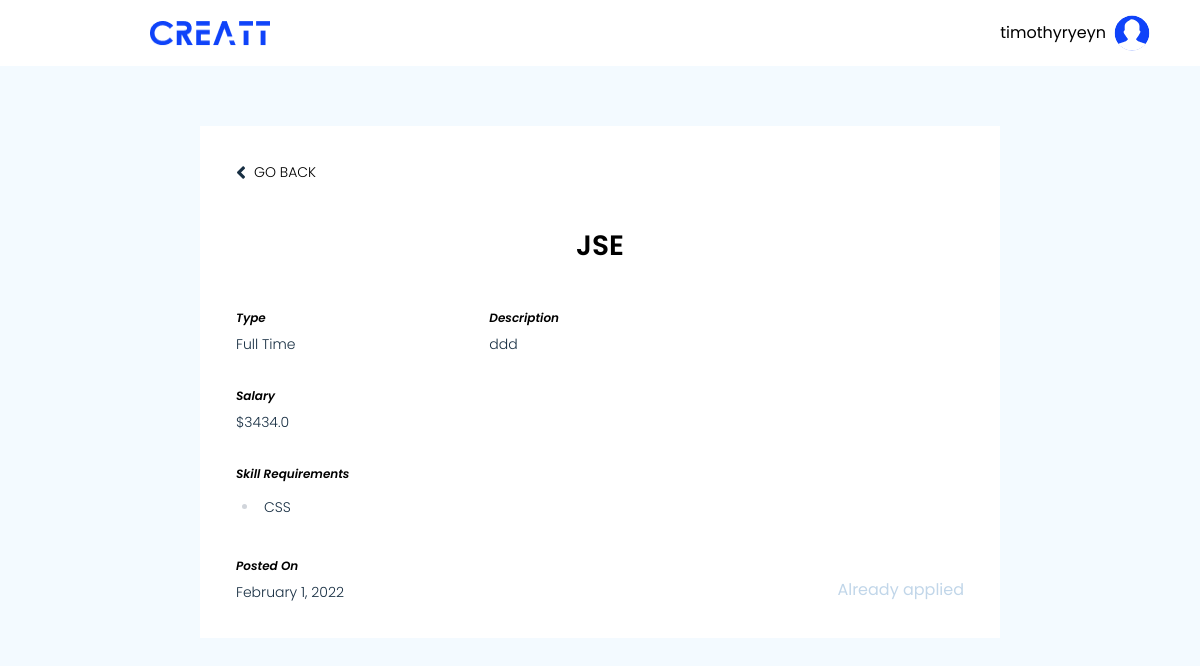
The app's page /jobs/9 (signed in) with its own data.
### job_portal/models.py (models this page shows, shortened)
class Job(models.Model):
    class Type(models.IntegerChoices):
        FULL_TIME = 1
        PART_TIME = 2
    name = models.CharField(max_length=255)
    description = models.TextField()
    salary = models.FloatField()
    type = models.IntegerField(choices=Type.choices)
    date_posted = models.DateTimeField(default=timezone.now)
    poster = models.ForeignKey(Provider, on_delete=models.CASCADE)

class JobSkill(models.Model):
    job = models.ForeignKey(Job, on_delete=models.CASCADE)
    skill = models.ForeignKey(Skill, on_delete=models.CASCADE)

class Skill(models.Model):
    name = models.CharField(max_length=255)

### job_portal/views.py (the view)
# urls.py: path('jobs/<int:id>', views.showJob, name='show_job'),
@login_required
def showJob(request, id):
    job = Job.objects.filter(id=id).first()
    if job is None:
        return HttpResponseNotFound
    seeker = None
    isSeeker = False
    alreadyApplied = False
    if getattr(request.user, 'seeker', None):
        seeker = request.user.seeker
        isSeeker = True
        if seeker.application_set.filter(job_id=id).first():
            alreadyApplied = True
    return render(
        request,
        'job_portal/pages/show.html',
        {
            'job': job,
            'isSeeker': isSeeker,
            'alreadyApplied': alreadyApplied,
        },
    )

### job_portal/templates/job_portal/pages/show.html (shortened to what this page needs)
{% extends "job_portal/base.html" %}
{% block content %}
{% load static %}
<body class="flex flex-col bg-very-pale-blue">
    <nav class="flex-shrink-0 flex justify-between items-center bg-white py-[15px] pl-[150px] pr-[50px]">
        <a href="{% url 'home' %}"><img src="{% static 'assets/logo-blue.png' %}" alt="" class="w-[120px] h-[25px]"></a>
        <div x-data="{ show: false }" class="relative">
            <div class="inline-flex items-center gap-x-2">
                <div class="flex flex-col items-end">
                    <span>{{ user.username }}</span>
                </div>
                <img src="{% static 'assets/profile.svg' %}" alt="" class="w-[36px] h-[36px]" @click="show = ! show">
            </div>
        </div>
    </nav>
    <main class="flex flex-col gap-y-[44px] flex-grow px-[200px] py-[60px]">
        <section class="flex-grow flex flex-col gap-y-[43px] bg-white min-h-[400px] p-[36px]">
            <div class="flex-shrink-0 flex justify-between items-start">
                <a href="{% url 'home' %}" class="flex items-center gap-x-2">
                    <span><img src="{% static 'assets/chevron-left.svg' %}" alt=""></span>
                    <span class="uppercase text-sm font-light">Go Back</span>
                </a>
            </div>
            <div class="text-[28px] font-semibold self-center">{{ job.name }}</div>
            <div class="flex-grow grid grid-cols-3 gap-x-8">
                <div class="flex flex-col gap-y-[34px]">
                    <div class="flex flex-col gap-y-[8px]">
                        <div class="label-2">Type</div>
                        <div class="info">
                            {{ job.get_type_display }}
                        </div>
                    </div>
                    <div class="flex flex-col gap-y-[8px]">
                        <div class="label-2">Salary</div>
                        <div class="info">
                            ${{ job.salary }}
                        </div>
                    </div>
                    <div class="flex flex-col gap-y-[8px]">
                        <div class="label-2">Skill Requirements</div>
                        <div class="info prose">
                            <ul>
                                {% for jobskill in job.jobskill_set.all %}
                                <li>{{ jobskill.skill.name }}</li>
                                {% endfor %}
                            </ul>
                        </div>
                    </div>
                    <div class="flex flex-col gap-y-[8px]">
                        <div class="label-2">Posted On</div>
                        <div class="info">
                            {{ job.date_posted|date:"F j, Y" }}
                        </div>
                    </div>
                </div>
                <div class="col-span-2 flex flex-col justify-between gap-y-[34px]">
                    <div class="flex flex-col gap-y-[8px]">
                        <div class="label-2">Description</div>
                        <div class="info prose">
                            {{ job.description }}
                        </div>
                    </div>
                    {% if isSeeker %}
                    {% if not alreadyApplied %}
                    <form method="POST" action="{% url 'apply' id=job.id %}" class="self-end">
                        {% csrf_token %}
                        <button class="btn">Apply</button>
                    </form>
                    {% else %}
                    <span class="self-end text-light-grayish-blue">Already applied</span>
                    {% endif %}
                    {% endif %}
                </div>
            </div>
        </section>
    </main>
</body>
{% endblock %}

### job_portal/templates/job_portal/base.html (style rules this page uses)
.label-2 { @apply text-xs font-semibold italic; }
.info { @apply text-sm font-light text-very-dark-blue; }

### records on screen
Job: name "JSE", type "Full Time", salary "3434.0", date_posted "February 1, 2022", description "ddd"
JobSkill: skill.name "CSS"

### other values on screen
{{ user.username }} "timothyryeyn"
